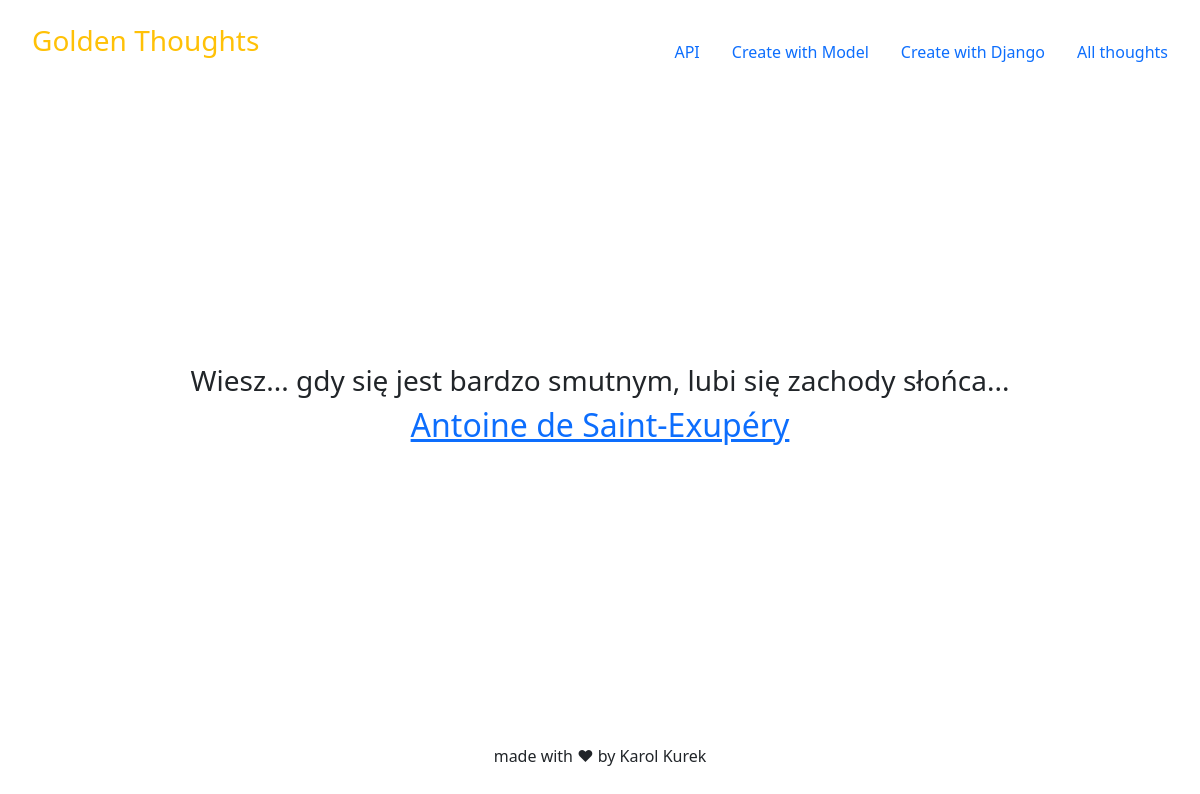
Page /thought/ on the committed database.
### randomthought/models.py (models this page shows)
class RandomThought(models.Model):
    thought = models.CharField(max_length=128)
    author = models.CharField(max_length=64)
    added = models.DateTimeField(auto_now_add=True)
    modified = models.DateTimeField(auto_now=True)
    def get_author_url(self, *args, **kwargs):
        link = URL + str(self.author)
        return link

### randomthought/views.py (the view)
# urls.py: path('', views.random_thought, name='thought-view'),
def random_thought(request):
    thought = RandomThought.objects.order_by('?').first()
    return render(
        request,
        'randomthought/thought.html',
        context={
            'thought': thought
        }
    )

### randomthought/templates/randomthought/thought.html (shortened to what this page needs)
{% extends 'randomthought/layout.html' %}
{% block content %}
{% if thought %}
  <main class="px-3">
    <h3>{{ thought.thought }}</h3>
    <h2><a href="{{ thought.get_author_url }}">{{ thought.author }}</a></h2>
  </main>
{% endif %}
{% endblock content %}

### rows in the picture
RandomThought: thought "Wiesz... gdy się jest bardzo smutnym, lubi się zachody słońca...", author "Antoine de Saint-Exupéry"
